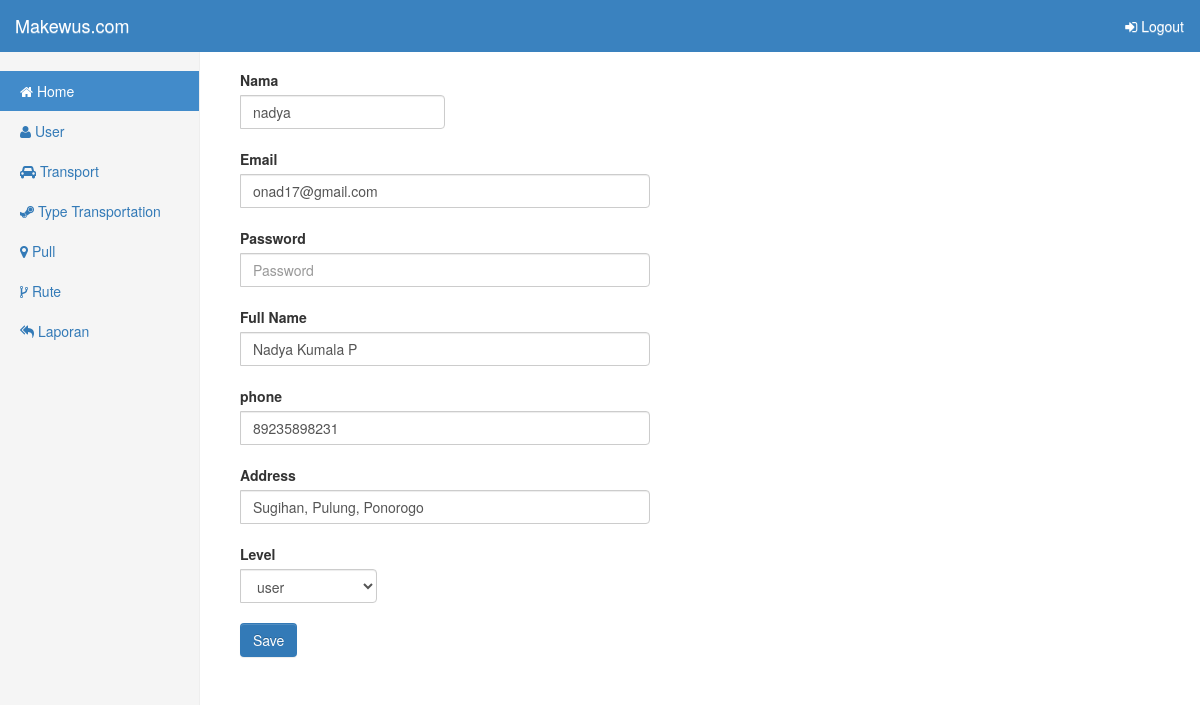
/index.php?page=user/update&id=17 (signed in), run on the app's committed database.
### tables this page shows
CREATE TABLE IF NOT EXISTS `user` (
  `id` int(11) NOT NULL,
  `name` varchar(255) NOT NULL,
  `email` varchar(100) NOT NULL,
  `password` varchar(255) NOT NULL,
  `fullname` varchar(255) NOT NULL,
  `address` varchar(100) NOT NULL,
  `phone` bigint(20) NOT NULL,
  `level` varchar(100) NOT NULL
);

### lib/query.php (called while the page is built, shortened)
<?php
class Query
{
	private $db;
	public function __construct()
	{
		try {
			$this->db = new PDO("mysql:host=localhost;dbname=tickets","root","");
			$this->db->setAttribute(PDO::ATTR_ERRMODE,PDO::ERRMODE_EXCEPTION);
		} catch (PDOException $e) {
			die($e->getMessage());
		}
		return $this->db;
	}
	public function select($tab,$value='*')
	{
		try {
			$data = $this->db->prepare("SELECT $value FROM $tab");
			$data->execute();
		} catch (PDOException $e) {
			die($e->getMessage());
		}
		return $data;
	}
}
$base = new Query();
 ?>

### pages/user/update.php (the view, shortened to what this page needs)
<?php
	$id = isset($_GET['id'])?$_GET['id']:'';
	if ($id!="") {
		$data=$base->select("user where id='$id'");
		$q=$data->fetch();
	}
 ?>
<div class="col-md-9 col-sm-offset-2 col-md-10 col-md-ofset-2 main">
	<form method="post" action="index.php?page=user/machine&action=up">
		<div class="col-md-3 input-group">
			<label for="name">
				Nama
			</label>
			<input type="text" name="name" class="form-control" placeholder="Nama" value="<?=$q['name']?>">
		</div><br>
		<div class="col-md-6 input-group">
			<label for="email">
				Email
			</label>
			<input type="mail" name="email" class="form-control" placeholder="Example@mail.com" value="<?=$q['email']?>">
		</div><br>
		<div class="col-md-6 input-group">
			<label for="password">
				Password
			</label>
			<input type="password" name="password" class="form-control" placeholder="Password">
		</div><br>
		<div class="col-md-6 input-group">
			<label for="fullname">
				Full Name
			</label>
			<input type="text" name="fullname" class="form-control" placeholder="Alexander Piere" value="<?=$q['fullname']?>">
		</div><br>
		<div class="col-md-6 input-group">
			<label for="phone">
				phone
			</label>
			<input type="number" name="phone" class="form-control" placeholder="Phone.." value="<?=$q['phone']?>">
		</div><br>
		<div class="col-md-6 input-group">
			<label for="address">
				Address
			</label>
			<input type="text" name="address" class="form-control" placeholder="Address.." value="<?=$q['address']?>">
		</div><br>
		<div class="col-md-2 input-group">
			<label for="level">
				Level
			</label>
			<select class="form-control" name="level">
				<?php
					$d = $base->select("level where id = '$q[level]'");
					while ($v = $d->fetch()) {
					echo "<option value='$v[id]'>$v[name]</option>";
					}
				?>
			</select>
		</div>
		<br>
		<button class="btn btn-primary" type="submit">Save</button>
	</form>
</div>

### data on the page
user: name "nadya", email "onad17@gmail.com", fullname "Nadya Kumala P", phone "89235898231", address "Sugihan, Pulung, Ponorogo"

### other printed values
form field level "user"
